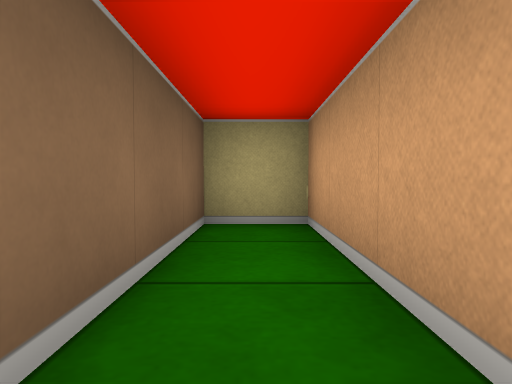
[1] (above)

16 first-person views from a walk through a cub3D level. The camera is about half as high as the walls, tilts 2° down and sees 70° across. The floor is counted in squares. Each view is taken from the middle of a square. On the plan, view 1 faces up. The plan holds only what a view shows up to about 9 squares ahead; the rest is blank.

[2]
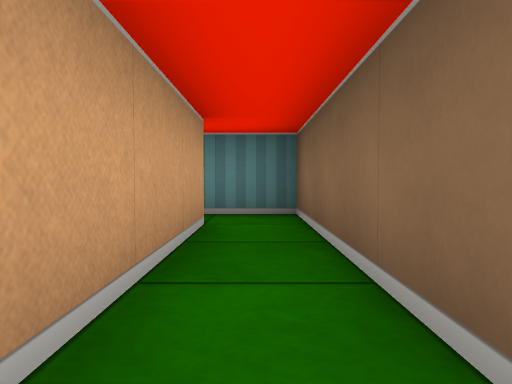

[3]
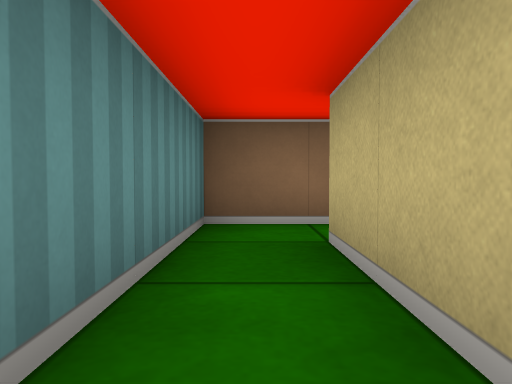

[4]
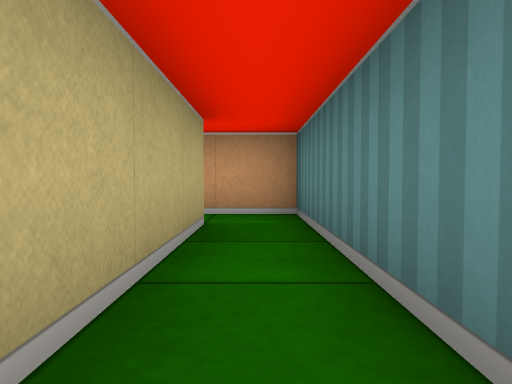

[5]
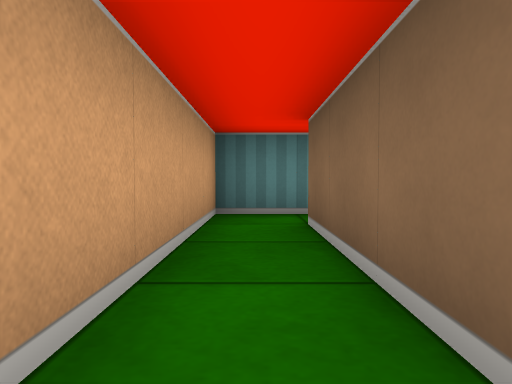

[6]
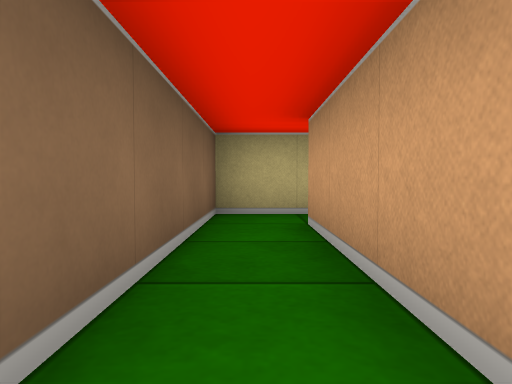

[7]
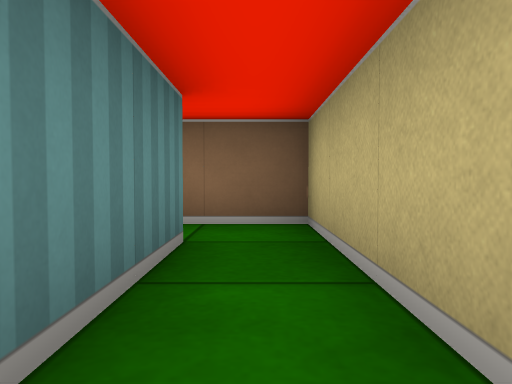

[8]
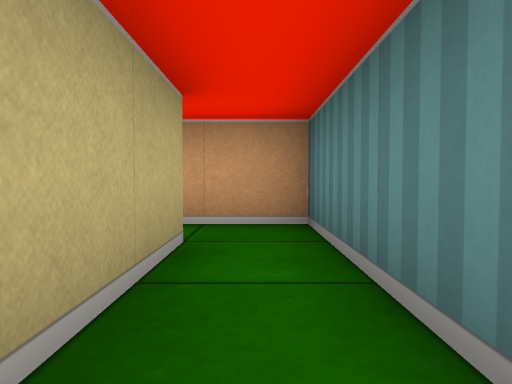

[9]
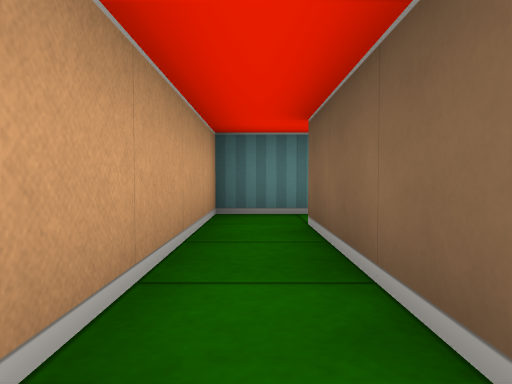

[10]
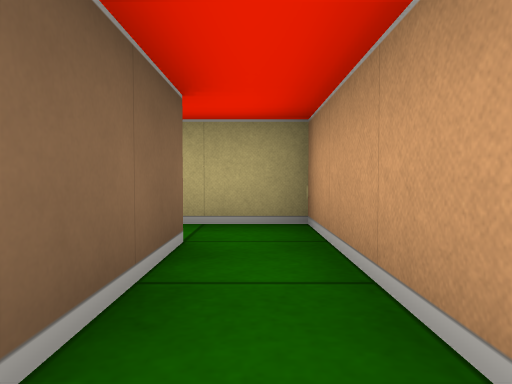

[11]
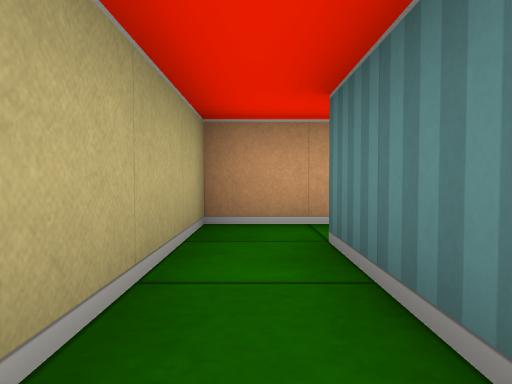

[12]
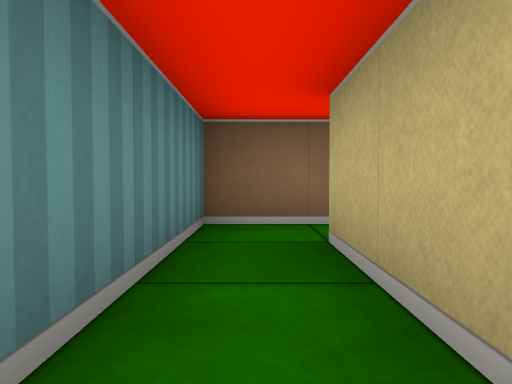

[13]
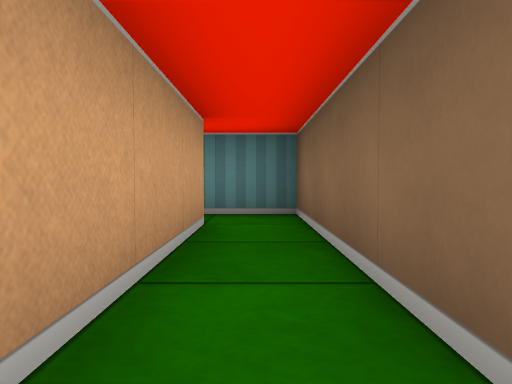

[14]
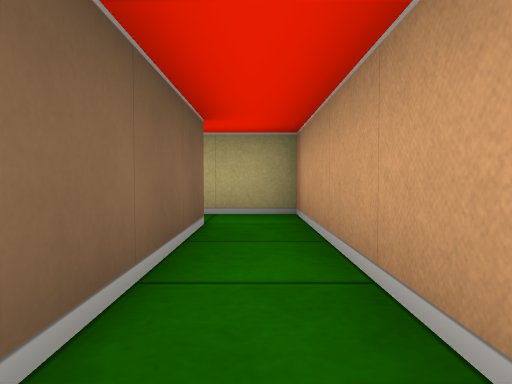

[15]
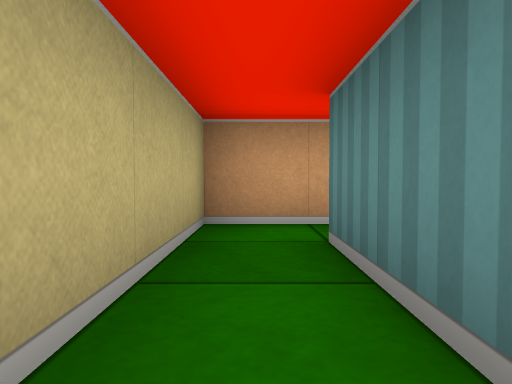

[16]
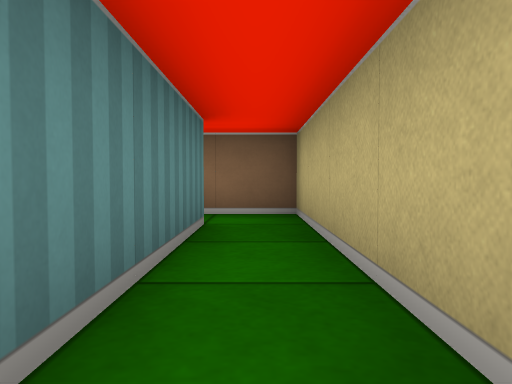

### Floor plan
Ten units are one square. View 1 is at (0, 0); x grows to the right and y downward. Boxes are objects, and circles mark ways between rooms. Rooms are numbered by the first view taken in them; rooms with no view inside come last. Other rooms are left out.
<svg viewBox="-10 -130 90 150">
<path fill="none" stroke="#000" d="M5 5 5 -35 -5 -35 -5 15 5 15M45 -35 35 -35 35 5 5 5M5 15 45 15 45 -25M45 -65 65 -65 65 -35 45 -35M45 -25 75 -25 75 -75 45 -75M45 -75 45 -125 5 -125M5 -115 35 -115 35 -65 45 -65"/>
<circle cx="10" cy="10" r="3" fill="#2a7"/>
<circle cx="55" cy="-30" r="3" fill="#2a7"/>
<circle cx="55" cy="-70" r="3" fill="#2a7"/>
<text x="0" y="-10">1</text>
<text x="40" y="0">2</text>
<text x="70" y="-50">3</text>
<text x="40" y="-100">4</text>
</svg>
Room 1 opens to room 2. Room 2 opens to room 3. Room 3 opens to room 4.

Where each view was taken, in squares from view 1:
view 1: 0 up, 0 right, facing up
view 2: 3 up, 0 right, facing down
view 3: 1 down, 3 right, facing left
view 4: 1 down, 0 right, facing right
view 5: 3 up, 4 right, facing down
view 6: 1 down, 4 right, facing up
view 7: 3 up, 7 right, facing left
view 8: 3 up, 4 right, facing right
view 9: 7 up, 7 right, facing down
view 10: 4 up, 7 right, facing up
view 11: 7 up, 4 right, facing right
view 12: 7 up, 7 right, facing left
view 13: 11 up, 4 right, facing down
view 14: 8 up, 4 right, facing up
view 15: 12 up, 1 right, facing right
view 16: 12 up, 4 right, facing left
